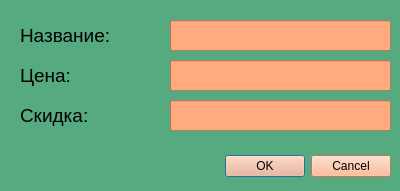
<?xml version="1.0" encoding="UTF-8"?>
<ui version="4.0">
 <class>Dialog</class>
 <widget class="QDialog" name="Dialog">
  <property name="geometry">
   <rect>
    <x>0</x>
    <y>0</y>
    <width>400</width>
    <height>191</height>
   </rect>
  </property>
  <property name="palette">
   <palette>
    <active>
     <colorrole role="WindowText">
      <brush brushstyle="SolidPattern">
       <color alpha="255">
        <red>0</red>
        <green>0</green>
        <blue>0</blue>
       </color>
      </brush>
     </colorrole>
     <colorrole role="Button">
      <brush brushstyle="SolidPattern">
       <color alpha="255">
        <red>85</red>
        <green>170</green>
        <blue>127</blue>
       </color>
      </brush>
     </colorrole>
     <colorrole role="Light">
      <brush brushstyle="SolidPattern">
       <color alpha="255">
        <red>127</red>
        <green>255</green>
        <blue>191</blue>
       </color>
      </brush>
     </colorrole>
     <colorrole role="Midlight">
      <brush brushstyle="SolidPattern">
       <color alpha="255">
        <red>106</red>
        <green>212</green>
        <blue>159</blue>
       </color>
      </brush>
     </colorrole>
     <colorrole role="Dark">
      <brush brushstyle="SolidPattern">
       <color alpha="255">
        <red>42</red>
        <green>85</green>
        <blue>64</blue>
       </color>
      </brush>
     </colorrole>
     <colorrole role="Mid">
      <brush brushstyle="SolidPattern">
       <color alpha="255">
        <red>57</red>
        <green>113</green>
        <blue>85</blue>
       </color>
      </brush>
     </colorrole>
     <colorrole role="Text">
      <brush brushstyle="SolidPattern">
       <color alpha="255">
        <red>0</red>
        <green>0</green>
        <blue>0</blue>
       </color>
      </brush>
     </colorrole>
     <colorrole role="BrightText">
      <brush brushstyle="SolidPattern">
       <color alpha="255">
        <red>255</red>
        <green>255</green>
        <blue>255</blue>
       </color>
      </brush>
     </colorrole>
     <colorrole role="ButtonText">
      <brush brushstyle="SolidPattern">
       <color alpha="255">
        <red>0</red>
        <green>0</green>
        <blue>0</blue>
       </color>
      </brush>
     </colorrole>
     <colorrole role="Base">
      <brush brushstyle="SolidPattern">
       <color alpha="255">
        <red>255</red>
        <green>255</green>
        <blue>255</blue>
       </color>
      </brush>
     </colorrole>
     <colorrole role="Window">
      <brush brushstyle="SolidPattern">
       <color alpha="255">
        <red>85</red>
        <green>170</green>
        <blue>127</blue>
       </color>
      </brush>
     </colorrole>
     <colorrole role="Shadow">
      <brush brushstyle="SolidPattern">
       <color alpha="255">
        <red>0</red>
        <green>0</green>
        <blue>0</blue>
       </color>
      </brush>
     </colorrole>
     <colorrole role="AlternateBase">
      <brush brushstyle="SolidPattern">
       <color alpha="255">
        <red>170</red>
        <green>212</green>
        <blue>191</blue>
       </color>
      </brush>
     </colorrole>
     <colorrole role="ToolTipBase">
      <brush brushstyle="SolidPattern">
       <color alpha="255">
        <red>255</red>
        <green>255</green>
        <blue>220</blue>
       </color>
      </brush>
     </colorrole>
     <colorrole role="ToolTipText">
      <brush brushstyle="SolidPattern">
       <color alpha="255">
        <red>0</red>
        <green>0</green>
        <blue>0</blue>
       </color>
      </brush>
     </colorrole>
     <colorrole role="PlaceholderText">
      <brush brushstyle="SolidPattern">
       <color alpha="128">
        <red>0</red>
        <green>0</green>
        <blue>0</blue>
       </color>
      </brush>
     </colorrole>
    </active>
    <inactive>
     <colorrole role="WindowText">
      <brush brushstyle="SolidPattern">
       <color alpha="255">
        <red>0</red>
        <green>0</green>
        <blue>0</blue>
       </color>
      </brush>
     </colorrole>
     <colorrole role="Button">
      <brush brushstyle="SolidPattern">
       <color alpha="255">
        <red>85</red>
        <green>170</green>
        <blue>127</blue>
       </color>
      </brush>
     </colorrole>
     <colorrole role="Light">
      <brush brushstyle="SolidPattern">
       <color alpha="255">
        <red>127</red>
        <green>255</green>
        <blue>191</blue>
       </color>
      </brush>
     </colorrole>
     <colorrole role="Midlight">
      <brush brushstyle="SolidPattern">
       <color alpha="255">
        <red>106</red>
        <green>212</green>
        <blue>159</blue>
       </color>
      </brush>
     </colorrole>
     <colorrole role="Dark">
      <brush brushstyle="SolidPattern">
       <color alpha="255">
        <red>42</red>
        <green>85</green>
        <blue>64</blue>
       </color>
      </brush>
     </colorrole>
     <colorrole role="Mid">
      <brush brushstyle="SolidPattern">
       <color alpha="255">
        <red>57</red>
        <green>113</green>
        <blue>85</blue>
       </color>
      </brush>
     </colorrole>
     <colorrole role="Text">
      <brush brushstyle="SolidPattern">
       <color alpha="255">
        <red>0</red>
        <green>0</green>
        <blue>0</blue>
       </color>
      </brush>
     </colorrole>
     <colorrole role="BrightText">
      <brush brushstyle="SolidPattern">
       <color alpha="255">
        <red>255</red>
        <green>255</green>
        <blue>255</blue>
       </color>
      </brush>
     </colorrole>
     <colorrole role="ButtonText">
      <brush brushstyle="SolidPattern">
       <color alpha="255">
        <red>0</red>
        <green>0</green>
        <blue>0</blue>
       </color>
      </brush>
     </colorrole>
     <colorrole role="Base">
      <brush brushstyle="SolidPattern">
       <color alpha="255">
        <red>255</red>
        <green>255</green>
        <blue>255</blue>
       </color>
      </brush>
     </colorrole>
     <colorrole role="Window">
      <brush brushstyle="SolidPattern">
       <color alpha="255">
        <red>85</red>
        <green>170</green>
        <blue>127</blue>
       </color>
      </brush>
     </colorrole>
     <colorrole role="Shadow">
      <brush brushstyle="SolidPattern">
       <color alpha="255">
        <red>0</red>
        <green>0</green>
        <blue>0</blue>
       </color>
      </brush>
     </colorrole>
     <colorrole role="AlternateBase">
      <brush brushstyle="SolidPattern">
       <color alpha="255">
        <red>170</red>
        <green>212</green>
        <blue>191</blue>
       </color>
      </brush>
     </colorrole>
     <colorrole role="ToolTipBase">
      <brush brushstyle="SolidPattern">
       <color alpha="255">
        <red>255</red>
        <green>255</green>
        <blue>220</blue>
       </color>
      </brush>
     </colorrole>
     <colorrole role="ToolTipText">
      <brush brushstyle="SolidPattern">
       <color alpha="255">
        <red>0</red>
        <green>0</green>
        <blue>0</blue>
       </color>
      </brush>
     </colorrole>
     <colorrole role="PlaceholderText">
      <brush brushstyle="SolidPattern">
       <color alpha="128">
        <red>0</red>
        <green>0</green>
        <blue>0</blue>
       </color>
      </brush>
     </colorrole>
    </inactive>
    <disabled>
     <colorrole role="WindowText">
      <brush brushstyle="SolidPattern">
       <color alpha="255">
        <red>42</red>
        <green>85</green>
        <blue>64</blue>
       </color>
      </brush>
     </colorrole>
     <colorrole role="Button">
      <brush brushstyle="SolidPattern">
       <color alpha="255">
        <red>85</red>
        <green>170</green>
        <blue>127</blue>
       </color>
      </brush>
     </colorrole>
     <colorrole role="Light">
      <brush brushstyle="SolidPattern">
       <color alpha="255">
        <red>127</red>
        <green>255</green>
        <blue>191</blue>
       </color>
      </brush>
     </colorrole>
     <colorrole role="Midlight">
      <brush brushstyle="SolidPattern">
       <color alpha="255">
        <red>106</red>
        <green>212</green>
        <blue>159</blue>
       </color>
      </brush>
     </colorrole>
     <colorrole role="Dark">
      <brush brushstyle="SolidPattern">
       <color alpha="255">
        <red>42</red>
        <green>85</green>
        <blue>64</blue>
       </color>
      </brush>
     </colorrole>
     <colorrole role="Mid">
      <brush brushstyle="SolidPattern">
       <color alpha="255">
        <red>57</red>
        <green>113</green>
        <blue>85</blue>
       </color>
      </brush>
     </colorrole>
     <colorrole role="Text">
      <brush brushstyle="SolidPattern">
       <color alpha="255">
        <red>42</red>
        <green>85</green>
        <blue>64</blue>
       </color>
      </brush>
     </colorrole>
     <colorrole role="BrightText">
      <brush brushstyle="SolidPattern">
       <color alpha="255">
        <red>255</red>
        <green>255</green>
        <blue>255</blue>
       </color>
      </brush>
     </colorrole>
     <colorrole role="ButtonText">
      <brush brushstyle="SolidPattern">
       <color alpha="255">
        <red>42</red>
        <green>85</green>
        <blue>64</blue>
       </color>
      </brush>
     </colorrole>
     <colorrole role="Base">
      <brush brushstyle="SolidPattern">
       <color alpha="255">
        <red>85</red>
        <green>170</green>
        <blue>127</blue>
       </color>
      </brush>
     </colorrole>
     <colorrole role="Window">
      <brush brushstyle="SolidPattern">
       <color alpha="255">
        <red>85</red>
        <green>170</green>
        <blue>127</blue>
       </color>
      </brush>
     </colorrole>
     <colorrole role="Shadow">
      <brush brushstyle="SolidPattern">
       <color alpha="255">
        <red>0</red>
        <green>0</green>
        <blue>0</blue>
       </color>
      </brush>
     </colorrole>
     <colorrole role="AlternateBase">
      <brush brushstyle="SolidPattern">
       <color alpha="255">
        <red>85</red>
        <green>170</green>
        <blue>127</blue>
       </color>
      </brush>
     </colorrole>
     <colorrole role="ToolTipBase">
      <brush brushstyle="SolidPattern">
       <color alpha="255">
        <red>255</red>
        <green>255</green>
        <blue>220</blue>
       </color>
      </brush>
     </colorrole>
     <colorrole role="ToolTipText">
      <brush brushstyle="SolidPattern">
       <color alpha="255">
        <red>0</red>
        <green>0</green>
        <blue>0</blue>
       </color>
      </brush>
     </colorrole>
     <colorrole role="PlaceholderText">
      <brush brushstyle="SolidPattern">
       <color alpha="128">
        <red>0</red>
        <green>0</green>
        <blue>0</blue>
       </color>
      </brush>
     </colorrole>
    </disabled>
   </palette>
  </property>
  <property name="windowTitle">
   <string>Dialog</string>
  </property>
  <property name="windowIcon">
   <iconset>
    <normaloff>../pic/icon2.jpg</normaloff>../pic/icon2.jpg</iconset>
  </property>
  <widget class="QDialogButtonBox" name="buttonBox">
   <property name="geometry">
    <rect>
     <x>10</x>
     <y>150</y>
     <width>381</width>
     <height>32</height>
    </rect>
   </property>
   <property name="font">
    <font>
     <family>MS Shell Dlg 2</family>
     <pointsize>14</pointsize>
     <weight>50</weight>
     <italic>false</italic>
     <bold>false</bold>
    </font>
   </property>
   <property name="styleSheet">
    <string notr="true">background-color: rgb(255, 170, 127);
font: 14pt &quot;MS Shell Dlg 2&quot;;</string>
   </property>
   <property name="orientation">
    <enum>Qt::Horizontal</enum>
   </property>
   <property name="standardButtons">
    <set>QDialogButtonBox::Cancel|QDialogButtonBox::Ok</set>
   </property>
  </widget>
  <widget class="QLabel" name="label">
   <property name="geometry">
    <rect>
     <x>20</x>
     <y>20</y>
     <width>141</width>
     <height>31</height>
    </rect>
   </property>
   <property name="font">
    <font>
     <pointsize>14</pointsize>
    </font>
   </property>
   <property name="styleSheet">
    <string notr="true">selection-background-color: rgb(170, 170, 170);</string>
   </property>
   <property name="text">
    <string>Название:</string>
   </property>
  </widget>
  <widget class="QLineEdit" name="nameLine">
   <property name="geometry">
    <rect>
     <x>170</x>
     <y>20</y>
     <width>221</width>
     <height>31</height>
    </rect>
   </property>
   <property name="font">
    <font>
     <pointsize>14</pointsize>
    </font>
   </property>
   <property name="styleSheet">
    <string notr="true">background-color: rgb(255, 170, 127);
selection-background-color: rgb(170, 170, 170);</string>
   </property>
  </widget>
  <widget class="QLabel" name="label_2">
   <property name="geometry">
    <rect>
     <x>20</x>
     <y>60</y>
     <width>141</width>
     <height>31</height>
    </rect>
   </property>
   <property name="font">
    <font>
     <pointsize>14</pointsize>
    </font>
   </property>
   <property name="styleSheet">
    <string notr="true">selection-background-color: rgb(170, 170, 170);</string>
   </property>
   <property name="text">
    <string>Цена:</string>
   </property>
  </widget>
  <widget class="QLineEdit" name="priceLine">
   <property name="geometry">
    <rect>
     <x>170</x>
     <y>60</y>
     <width>221</width>
     <height>31</height>
    </rect>
   </property>
   <property name="font">
    <font>
     <pointsize>14</pointsize>
    </font>
   </property>
   <property name="styleSheet">
    <string notr="true">background-color: rgb(255, 170, 127);
selection-background-color: rgb(170, 170, 170);</string>
   </property>
  </widget>
  <widget class="QLabel" name="label_3">
   <property name="geometry">
    <rect>
     <x>20</x>
     <y>100</y>
     <width>141</width>
     <height>31</height>
    </rect>
   </property>
   <property name="font">
    <font>
     <pointsize>14</pointsize>
    </font>
   </property>
   <property name="styleSheet">
    <string notr="true">selection-background-color: rgb(170, 170, 170);</string>
   </property>
   <property name="text">
    <string>Скидка:</string>
   </property>
  </widget>
  <widget class="QLineEdit" name="discountLine">
   <property name="geometry">
    <rect>
     <x>170</x>
     <y>100</y>
     <width>221</width>
     <height>31</height>
    </rect>
   </property>
   <property name="styleSheet">
    <string notr="true">background-color: rgb(255, 170, 127);
selection-background-color: rgb(170, 170, 170);</string>
   </property>
  </widget>
 </widget>
 <resources/>
 <connections>
  <connection>
   <sender>buttonBox</sender>
   <signal>accepted()</signal>
   <receiver>Dialog</receiver>
   <slot>accept()</slot>
   <hints>
    <hint type="sourcelabel">
     <x>248</x>
     <y>254</y>
    </hint>
    <hint type="destinationlabel">
     <x>157</x>
     <y>274</y>
    </hint>
   </hints>
  </connection>
  <connection>
   <sender>buttonBox</sender>
   <signal>rejected()</signal>
   <receiver>Dialog</receiver>
   <slot>reject()</slot>
   <hints>
    <hint type="sourcelabel">
     <x>316</x>
     <y>260</y>
    </hint>
    <hint type="destinationlabel">
     <x>286</x>
     <y>274</y>
    </hint>
   </hints>
  </connection>
 </connections>
</ui>
